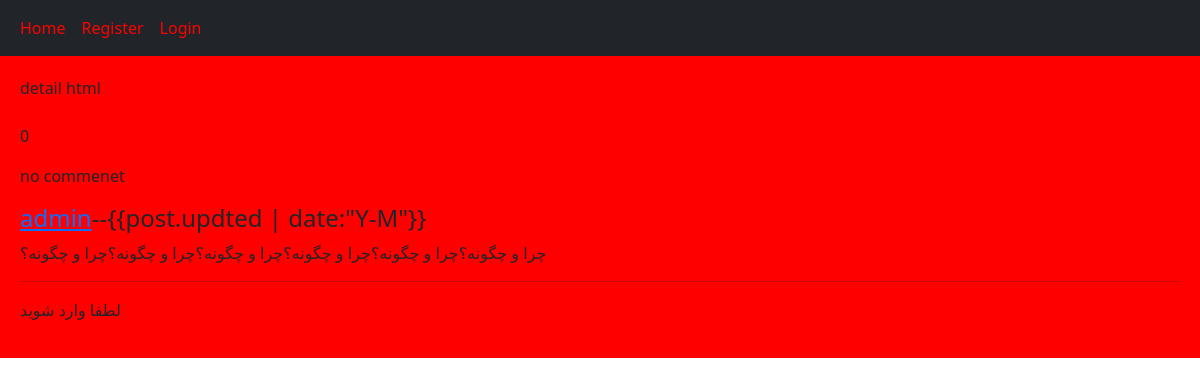
The app's page /home/post/1/way/, older data.
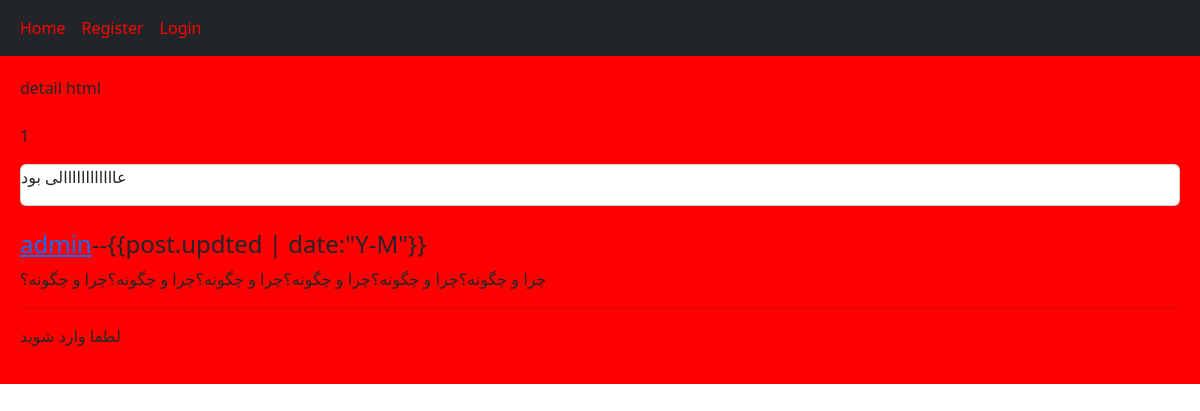
The same page, newer data.
### home/models.py (models this page shows, shortened)
class Coments(models.Model):
    user = models.ForeignKey(
        User, on_delete=models.CASCADE, related_name='user_comment')
    post = models.ForeignKey(
        Post, on_delete=models.CASCADE, related_name='post_comment')
    reply = models.ForeignKey(
        'self', on_delete=models.CASCADE, related_name='reply_comment', blank=True, null=True)
    is_reply = models.BooleanField(default=False)
    created = models.DateTimeField(auto_now_add=True)
    body = models.TextField(max_length=400)

### home/views.py (the view, shortened to what this page needs)
class DetailPoatView(View):
    class_form = CommentForm
    def setup(self, request, *args, **kwargs):
        self.post_inctance = get_object_or_404(
            Post, id=kwargs['id_post'], slug=kwargs['slug_post'])
        return super().setup(request, *args, **kwargs)
    def get(self, request, *args, **kwargs):
        comments = self.post_inctance.post_comment.filter(is_reply=False)
        return render(request, 'home/detail.html', {'post': self.post_inctance, 'comments': comments, 'class_form': self.class_form, })

### home/templates/home/detail.html (shortened to what this page needs)
{% extends 'base.html' %} {% block content %} detail html <br /><br />
<div class="body">
  <p>{{comments.count}}</p>
  {% for comment in comments %}
  <div class="card">
    <p>{{comment.body}}</p>
  </div>
  <br />
  {% empty %}
  <p>no commenet</p>
  {% endfor %}
  <h4>
    <a href="{% url 'profile' post.id %}">{{post.user}}</a>--{{post.updted |
    date:"Y-M"}}
  </h4>
  <p>{{post.body}}</p>
</div>
<hr />
{% if request.user.is_authenticated %};
<a href="{% url 'like' post.id %}" class="btn btn-primary"
  >like{{post.Count_Lile}}</a
>
<form action="" method="post" class="form-control-color">
  {% csrf_token %} {{class_form.as_p}}
  <input type="submit" value="send" />
</form>
{% else %}
<p>لطفا وارد شوید</p>
{% endif %} {% endblock %}

Row changes from the older to the newer data that the page shows:
added Coments: body "عاااااااااااالی بود"
Text that changed along with them:
{{ comments.count }}: "0" → "1"
text no longer shown: "no commenet"
